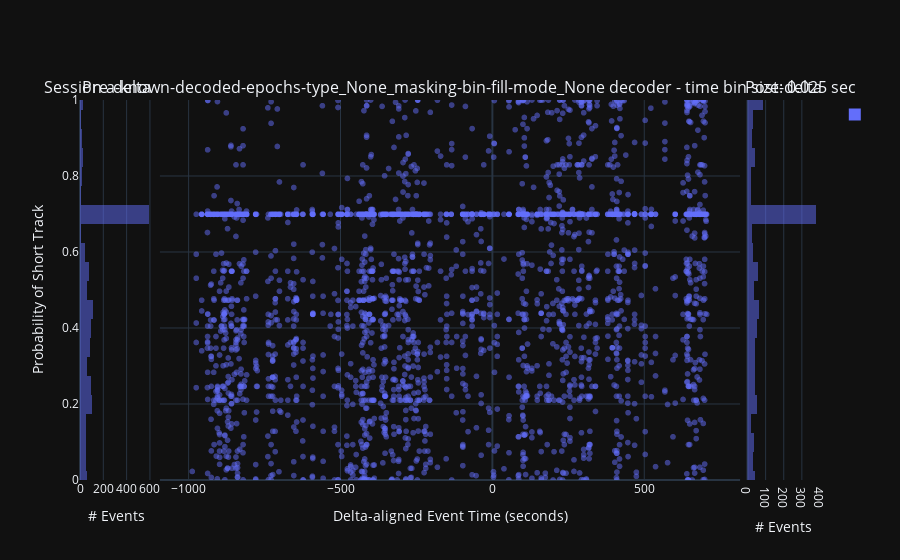

Notebook code for this chart:
### Code cell
from pyphoplacecellanalysis.Pho2D.plotly.Extensions.plotly_helpers import build_single_plotly_marginal_scatter_and_hist_over_time

# a_decoded_track_marginal_posterior_df: pd.DataFrame = a_new_fully_generic_result.filter_epochs_decoded_track_marginal_posterior_df_dict[a_target_context]
# filter_epochs_decoded_filter_epoch_track_marginal_posterior_df_dict



#INPUTS: a_target_context: IdentifyingContext, a_result: DecodedFilterEpochsResult, a_decoded_marginal_posterior_df: pd.DataFrame, a_decoder: BasePositionDecoder
_flat_out_figs_dict = {}
a_fig, a_figure_context = build_single_plotly_marginal_scatter_and_hist_over_time(a_decoded_posterior_df=a_decoded_marginal_posterior_df, a_target_context=a_target_context)
_flat_out_figs_dict[a_figure_context] = a_fig

a_fig.show()

### Figure 1 — Plotly figure (JSON) as saved in the notebook; plotly's stock layout.template omitted (floating-point values rounded to 4 significant figures; data arrays with more than 128 entries replaced by an {"elided": "..."} marker saying what was removed)
{"data": [{"alignmentgroup": "True", "bingroup": "y", "hovertemplate": "count=%{x}<br>P_Short=%{y}<extra></extra>", "legendgroup": "", "marker": {"color": "#636efa", "opacity": 0.5, "pattern": {"shape": ""}}, "name": "", "nbinsy": 25, "offsetgroup": "", "orientation": "h", "showlegend": true, "type": "histogram", "xaxis": "x", "xbins": {"end": 0.95, "size": 0.1, "start": 0.05}, "y": {"elided": "1688 float values"}, "yaxis": "y"}, {"hovertemplate": "delta_aligned_start_t=%{x}<br>P_Short=%{y}<extra></extra>", "legendgroup": "", "marker": {"color": "#636efa", "line": {"width": 0}, "opacity": 0.5, "symbol": "circle"}, "mode": "markers", "name": "trace_scatter", "showlegend": false, "type": "scattergl", "x": {"elided": "2890 float values"}, "xaxis": "x2", "y": {"elided": "2890 float values"}, "yaxis": "y2"}, {"alignmentgroup": "True", "bingroup": "y", "hovertemplate": "count=%{x}<br>P_Short=%{y}<extra></extra>", "legendgroup": "", "marker": {"color": "#636efa", "opacity": 0.5, "pattern": {"shape": ""}}, "name": "trace_post_delta_hist", "nbinsy": 25, "offsetgroup": "", "orientation": "h", "showlegend": false, "type": "histogram", "xaxis": "x3", "xbins": {"end": 0.95, "size": 0.1, "start": 0.05}, "y": {"elided": "1202 float values"}, "yaxis": "y3"}], "layout": {"annotations": [{"font": {"size": 16}, "showarrow": false, "text": "Pre-delta", "x": 0.049, "xanchor": "center", "xref": "paper", "y": 1, "yanchor": "bottom", "yref": "paper"}, {"font": {"size": 16}, "showarrow": false, "text": "Session a-known-decoded-epochs-type_None_masking-bin-fill-mode_None decoder - time bin size: 0.025 sec", "x": 0.5, "xanchor": "center", "xref": "paper", "y": 1, "yanchor": "bottom", "yref": "paper"}, {"font": {"size": 16}, "showarrow": false, "text": "Post-delta", "x": 0.951, "xanchor": "center", "xref": "paper", "y": 1, "yanchor": "bottom", "yref": "paper"}], "barmode": "overlay", "legend": {"itemsizing": "constant", "traceorder": "grouped"}, "meta": {"figure_context": {"comparison": "pre-post-delta", "data_grain": null, "epochs_name": null, "histogram_variable_name": "P_Short", "num_unique_sessions": 1, "plot_type": "scatter+hist", "t_bin_size": 0.025, "title": "Session a-known-decoded-epochs-type_None_masking-bin-fill-mode_None decoder - time bin size: 0.025 sec", "variable_name": "P_Short"}, "preferred_filename": "P_Short_1_0.025_Session a-known-decoded-epochs-type_None_masking-bin-fill-mode_None decoder - time bin size- 0.025 sec_None_None_scatter+hist_pre-post-delta_P_Short"}, "xaxis": {"anchor": "y", "domain": [0, 0.098], "title": {"text": "# Events"}}, "xaxis2": {"anchor": "y2", "domain": [0.108, 0.892], "title": {"text": "Delta-aligned Event Time (seconds)"}}, "xaxis3": {"anchor": "y3", "domain": [0.902, 1], "title": {"text": "# Events"}}, "yaxis": {"anchor": "x", "autorange": false, "domain": [0, 1], "fixedrange": true, "range": [0, 1], "title": {"text": "Probability of Short Track"}}, "yaxis2": {"anchor": "x2", "domain": [0, 1], "matches": "y", "showticklabels": false}, "yaxis3": {"anchor": "x3", "domain": [0, 1], "matches": "y", "showticklabels": false}}}
